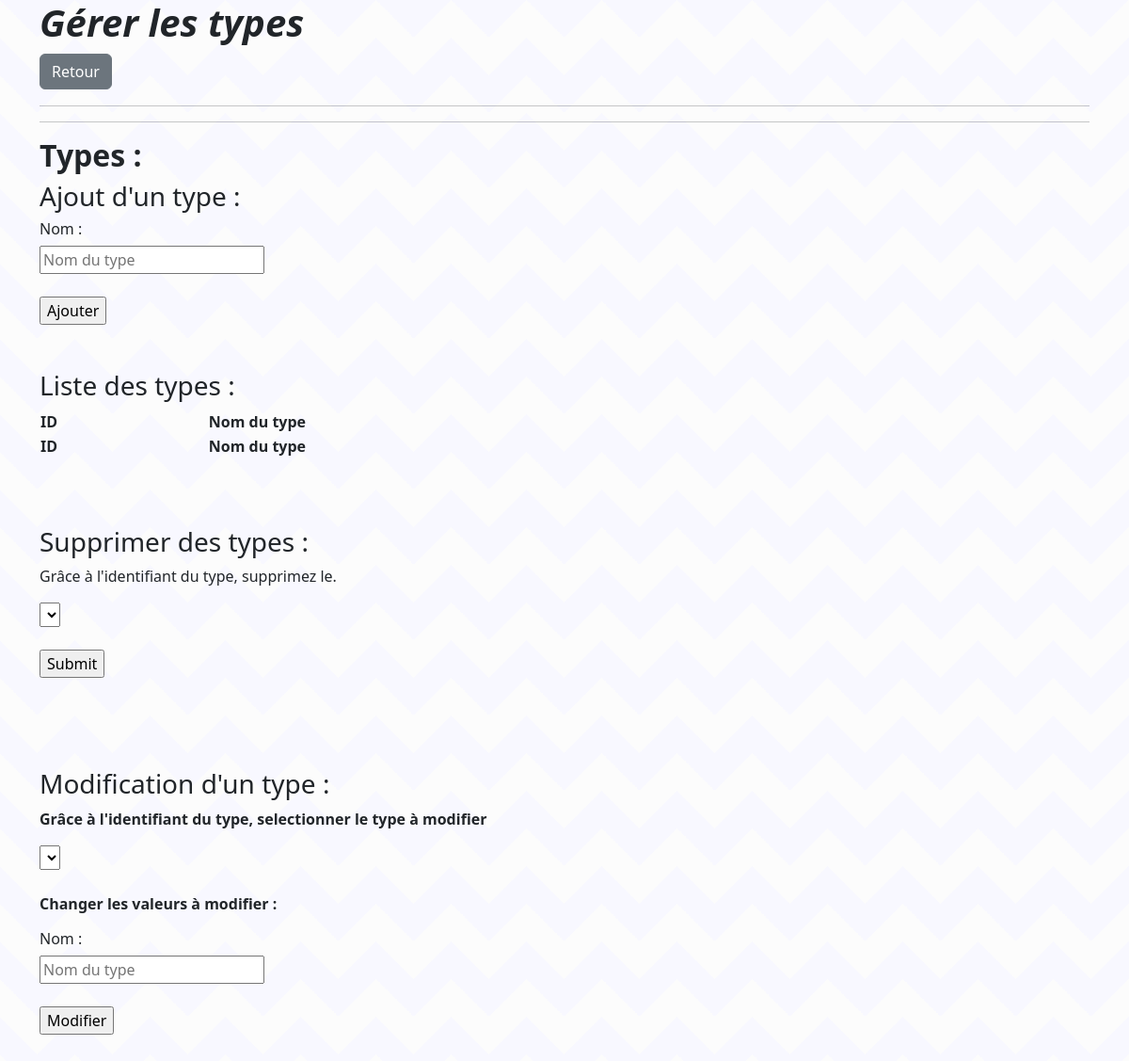
The page /vue/panelAdmin/type.php on the database as committed earlier.
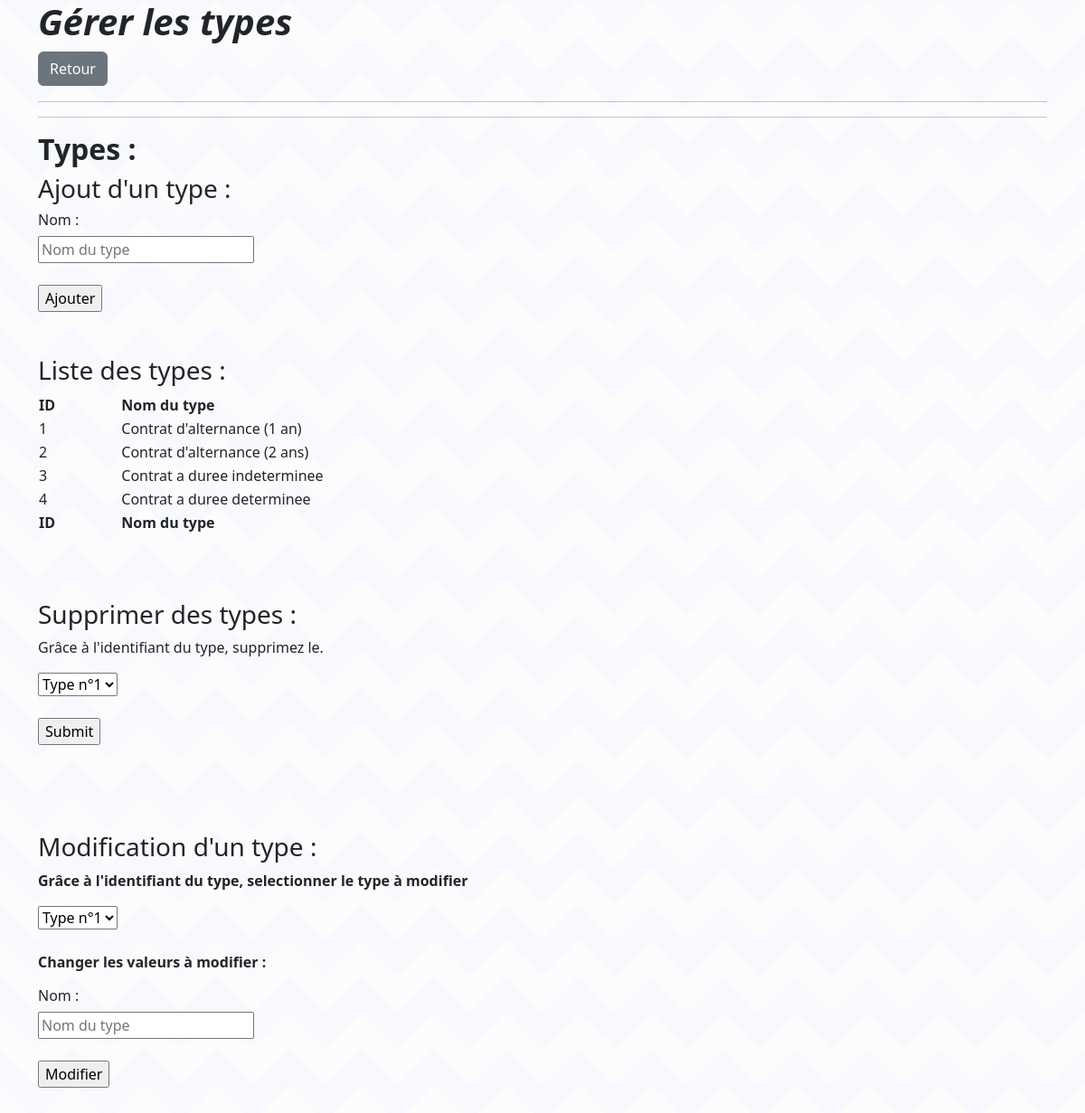
The same page on the database as committed later.
### tables this page shows
CREATE TABLE IF NOT EXISTS `type` (
  `id_type` int(11) NOT NULL AUTO_INCREMENT,
  `libelle` varchar(500) NOT NULL,
  PRIMARY KEY (`id_type`)
);

### src/bdd/Database.php (called while the page is built, shortened)
<?php
class Database
{
    private $host;
    private $dbname;
    private $user;
    private $pwd;
    public function __construct()
    {
        $this->host = "localhost";
        $this->dbname = "hsp-skh";
        $this->user = "root";
        $this->pwd = "";
    }
    public function getBdd()
    {
        return $this->bdd = new PDO("mysql:host=".$this->host.";dbname=".$this->dbname,$this->user,$this->pwd);
    }
}

### src/modele/Type.php (called while the page is built, shortened)
<?php
class Type
{
    public function selectType($bdd){
        $sel = $bdd->getBdd()->prepare("SELECT * FROM type");
        $sel->execute();
        return $sel->fetchAll();
    }
}

### vue/panelAdmin/type.php (the view, shortened to what this page needs)
<?php
require_once '../../src/bdd/Database.php';
require_once '../../src/modele/Type.php';
?>
<!DOCTYPE html>
<html>
<head>
    <link rel="stylesheet" href="../assets/css/styles.css">
    <link href="https://cdn.jsdelivr.net/npm/select2@4.1.0-rc.0/dist/css/select2.min.css" rel="stylesheet" />
    <link rel="stylesheet" type="text/css" href="https://cdn.datatables.net/1.11.4/css/jquery.dataTables.css">
    <link href="https://cdn.jsdelivr.net/npm/bootstrap@5.2.1/dist/css/bootstrap.min.css" rel="stylesheet"
>
</head>
<body>
<div class="container">
    <div class="content">
        <h1><strong><i></i></strong><a href="homeAdmin.php"><button class="btn btn-secondary" type="button">Retour</button></a></h1>
        <hr>
        <hr>
        <h2><strong>Types :</strong></h2>
        <h3>Ajout d'un type : </h3>
        <form action="../../src/traitement/add_type.php" method="post">
            <h6>Nom : </h6>
            <input type="text" name="libelle" placeholder="Nom du type"> <br><br>
            <input type="submit" value="Ajouter">
        </form>
        <br><br>
        <h3>Liste des types :</h3>
        <?php
        $type = new Type(array());
        $bdd = new Database();
        $res = $type->selectType($bdd);
        ?>
        <table id="table" class="display" style="width:100%">
            <thead>
            <tr>
                <th>ID</th>
                <th>Nom du type</th>
            </tr>
            </thead>
            <tbody>
            <?php foreach ($res as $value){ ?>
                <tr>
                    <td><?php echo $value['id_type'];?></td>
                    <td><?php echo $value['libelle'];?></td>
                </tr>
            <?php } ?>
            </tbody>
            <tfoot>
            <tr>
                <th>ID</th>
                <th>Nom du type</th>
            </tr>
            </tfoot>
        </table>
        <br> <br>
        <form action="../../src/traitement/delete_type.php" method="post">
            <br>
            <h3>Supprimer des types : </h3>
            <p>Grâce à l'identifiant du type, supprimez le.</p>
            <select class="js2" name="id" id="id">
                <?php
                foreach ($res as $value){
                    ?>
                    <option value="<?php echo $value['id_type'] ?>">Type n°<?php echo $value['id_type'];?></option>
                    <?php
                }
                ?>
            </select>
            <br><br>
            <input type="submit">
        </form>
        <br><br>
    </div>
    <br>
    <div>
        <br>
        <h3>Modification d'un type : </h3>
        <form action="../../src/traitement/edit_type.php" method="post">
            <strong><p>Grâce à l'identifiant du type, selectionner le type à modifier</p></strong>
            <select class="js2" name="id" id="id">
                <?php
                foreach ($res as $value){
                    ?>
                    <option value="<?php echo $value['id_type']  ?>">Type n°<?php echo $value['id_type'];?></option>
                    <?php
                }
                ?>
            </select>
            <br><br>
            <strong><p>Changer les valeurs à modifier : </p></strong>
            <h6>Nom : </h6>
            <input type="text" name="libelle" placeholder="Nom du type"> <br><br>
            <input type="submit" value="Modifier">
        </form>
    </div>
</div>
<br><br>
</body>

Rows that differ between the two databases and show on the page:
added type: id_type "1", libelle "Contrat d'alternance (1 an)"
added type: id_type "2", libelle "Contrat d'alternance (2 ans)"
added type: id_type "3", libelle "Contrat a duree indeterminee"
added type: id_type "4", libelle "Contrat a duree determinee"
Other text that changed with them:
form field id: (not shown) → "Type n°1"
